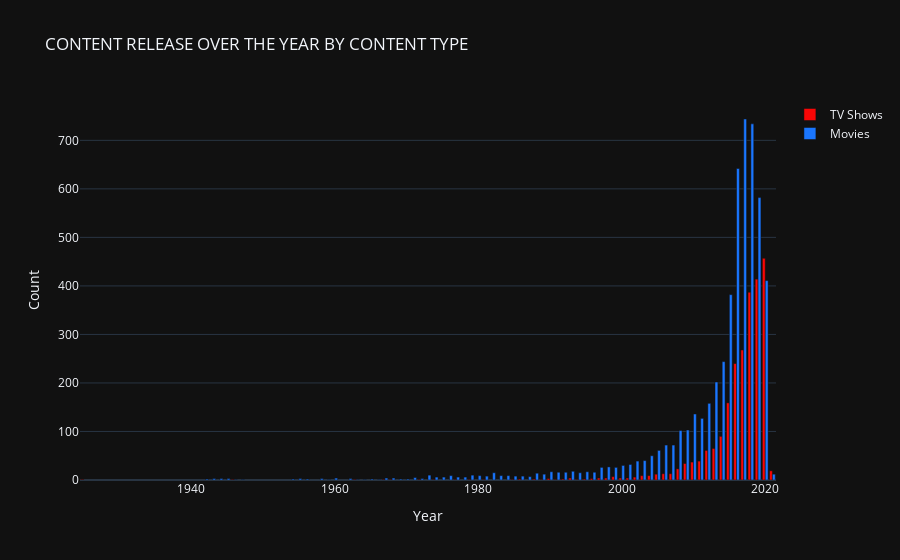

Here is the notebook cell this chart was saved with:
### Markdown cell above
# Content released over the Years by Content Type

### Code cell
df1 = df[df["type"] == "TV Show"]
df2 = df[df["type"] == "Movie"]

temp_df1 = df1['release_year'].value_counts().reset_index()
temp_df2 = df2['release_year'].value_counts().reset_index()


# create trace1
trace1 = go.Bar(
                x = temp_df1['index'],
                y = temp_df1['release_year'],
                name="TV Shows",
                marker = dict(color = 'rgb(249, 6, 6)'))
# create trace2 
trace2 = go.Bar(
                x = temp_df2['index'],
                y = temp_df2['release_year'],
                name = "Movies",
                marker = dict(color = 'rgb(26, 118, 255)'))


layout = go.Layout(template= "plotly_dark",title = 'CONTENT RELEASE OVER THE YEAR BY CONTENT TYPE' , xaxis = dict(title = 'Year'), yaxis = dict(title = 'Count'))
fig = go.Figure(data = [trace1, trace2], layout = layout)
fig.show()

### Figure 1 — Plotly figure (JSON) as saved in the notebook; plotly's stock layout.template omitted (floating-point values rounded to 4 significant figures)
{"data": [{"marker": {"color": "rgb(249, 6, 6)"}, "name": "TV Shows", "type": "bar", "x": [2020, 2019, 2018, 2017, 2016, 2015, 2014, 2013, 2012, 2011, 2010, 2009, 2008, 2021, 2006, 2007, 2005, 2004, 2003, 1999, 2002, 2000, 1998, 1993, 1997, 2001, 1990, 1996, 1992, 1988, 1995, 1986, 1994, 1974, 1972, 1968, 1925, 1963, 1967, 1977, 1979, 1981, 1985, 1989, 1991, 1946], "y": [457, 414, 387, 268, 240, 159, 90, 65, 61, 39, 37, 34, 23, 19, 13, 13, 12, 9, 9, 7, 6, 4, 4, 4, 4, 4, 3, 3, 2, 2, 2, 2, 1, 1, 1, 1, 1, 1, 1, 1, 1, 1, 1, 1, 1, 1]}, {"marker": {"color": "rgb(26, 118, 255)"}, "name": "Movies", "type": "bar", "x": [2017, 2018, 2016, 2019, 2020, 2015, 2014, 2013, 2012, 2010, 2011, 2009, 2008, 2007, 2006, 2005, 2004, 2003, 2002, 2001, 2000, 1998, 1999, 1997, 1993, 1990, 1995, 1992, 1991, 1996, 1982, 1994, 1988, 2021, 1989, 1973, 1979, 1983, 1980, 1984, 1976, 1981, 1985, 1986, 1987, 1974, 1977, 1975, 1978, 1971, 1968, 1960, 1967, 1972, 1944, 1945, 1955, 1943, 1958, 1962, 1965, 1956, 1970, 1954, 1942, 1969, 1966, 1947, 1959, 1964, 1963, 1946], "y": [744, 734, 642, 582, 411, 382, 244, 202, 158, 136, 127, 103, 102, 72, 72, 61, 50, 40, 39, 32, 30, 27, 26, 26, 18, 17, 17, 16, 16, 16, 15, 15, 14, 12, 12, 10, 10, 9, 9, 9, 9, 8, 8, 8, 7, 6, 6, 6, 6, 5, 4, 4, 4, 3, 3, 3, 3, 3, 3, 3, 2, 2, 2, 2, 2, 2, 1, 1, 1, 1, 1, 1]}], "layout": {"title": {"text": "CONTENT RELEASE OVER THE YEAR BY CONTENT TYPE"}, "xaxis": {"title": {"text": "Year"}}, "yaxis": {"title": {"text": "Count"}}}}
